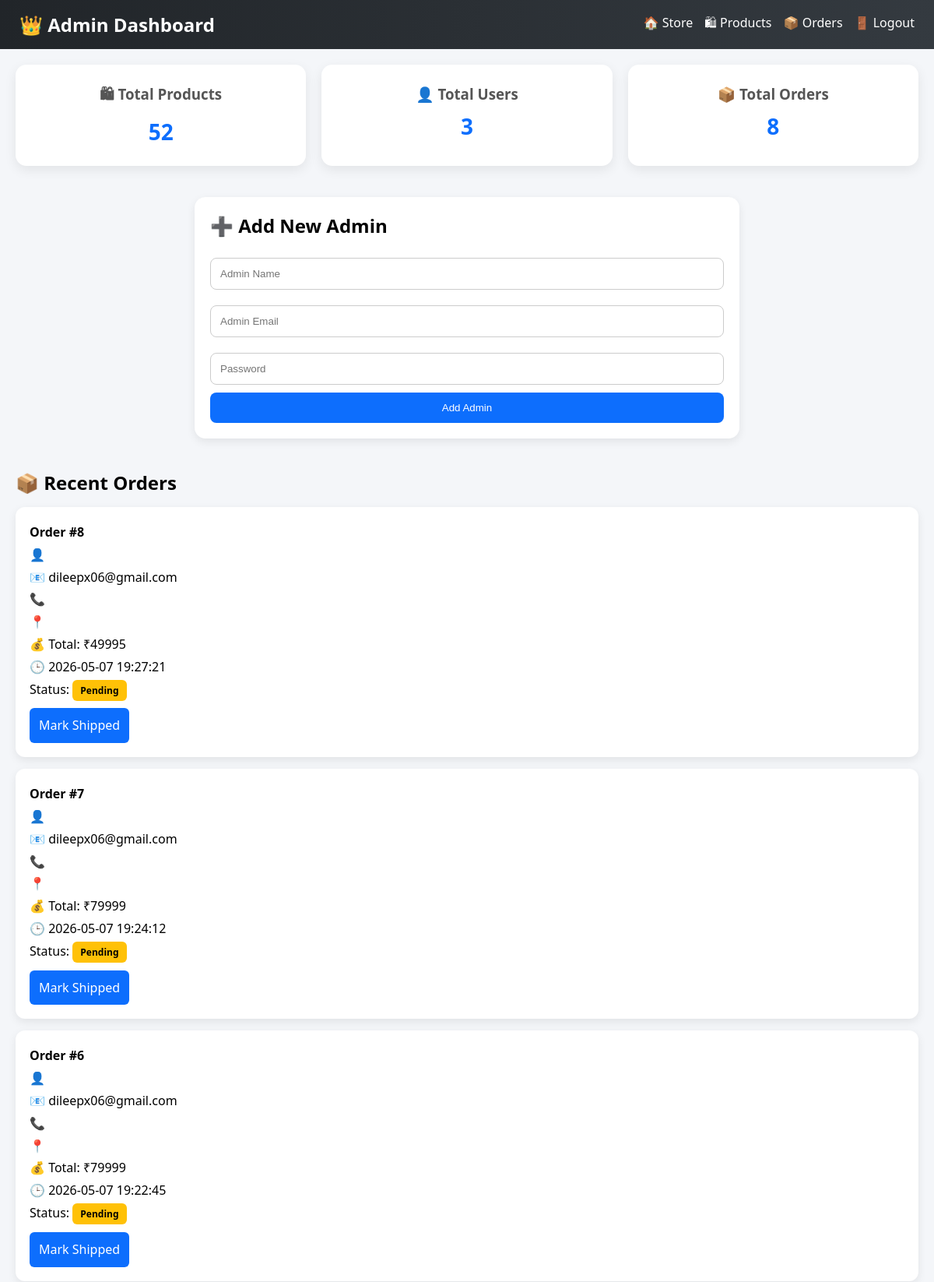
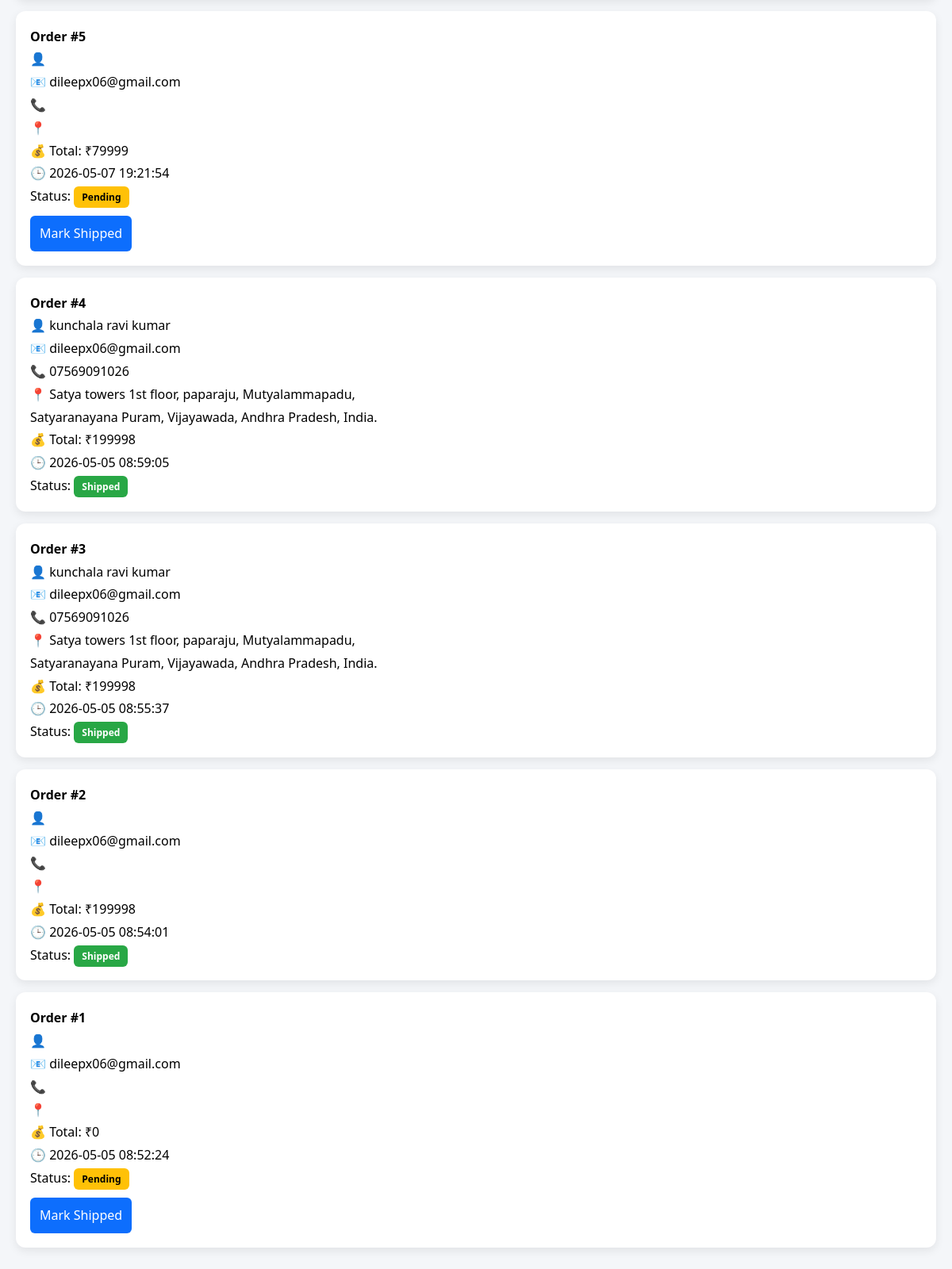
The app's page /app/admin.php (signed in) with its own data (2 pictures, top to bottom).
### tables this page shows
CREATE TABLE `orders` (
  `id` int(11) NOT NULL,
  `user_id` int(11) DEFAULT NULL,
  `total` int(11) DEFAULT NULL,
  `created_at` timestamp NOT NULL DEFAULT CURRENT_TIMESTAMP,
  `status` varchar(20) DEFAULT 'pending',
  `name` varchar(100) DEFAULT NULL,
  `phone` varchar(20) DEFAULT NULL,
  `address` text
);

CREATE TABLE `users` (
  `id` int(11) NOT NULL,
  `name` varchar(100) DEFAULT NULL,
  `email` varchar(100) DEFAULT NULL,
  `password` varchar(255) DEFAULT NULL,
  `role` varchar(20) DEFAULT 'user',
  `is_verified` tinyint(4) DEFAULT '0',
  `verify_token` varchar(255) DEFAULT NULL
);

### app/admin.php (the view, shortened to what this page needs)
<?php
include 'db.php';
$totalProducts = $conn->query("SELECT COUNT(*) FROM products")->fetchColumn();
$totalUsers    = $conn->query("SELECT COUNT(*) FROM users")->fetchColumn();
$totalOrders   = $conn->query("SELECT COUNT(*) FROM orders")->fetchColumn();
?>
<!DOCTYPE html>
<html>
<head>
</head>
<body>
<div class="admin-bar">
    <h2>👑 Admin Dashboard</h2>
    <div class="admin-links">
        <a href="index.php">🏠 Store</a>
        <a href="admin_products.php">🛍 Products</a>
        <a href="orders.php">📦 Orders</a>
        <a href="logout.php">🚪 Logout</a>
    </div>
</div>
<div class="stats">
    <div class="card">
        <h3>🛍 Total Products</h3>
        <b><?= $totalProducts ?></b>
    </div>
    <div class="card">
        <h3>👤 Total Users</h3>
        <b><?= $totalUsers ?></b>
    </div>
    <div class="card">
        <h3>📦 Total Orders</h3>
        <b><?= $totalOrders ?></b>
    </div>
</div>
<div class="admin-form">
    <h2>➕ Add New Admin</h2>
    <form method="POST">
        <input
            type="text"
            name="name"
            placeholder="Admin Name"
            required
        >
        <input
            type="email"
            name="email"
            placeholder="Admin Email"
            required
        >
        <input
            type="password"
            name="password"
            placeholder="Password"
            required
        >
        <button name="add_admin">
            Add Admin
        </button>
    </form>
</div>
<div class="orders">
    <h2>📦 Recent Orders</h2>
    <?php
    $orders = $conn->query("
        SELECT o.*, u.email
        FROM orders o
        JOIN users u ON o.user_id = u.id
        ORDER BY o.id DESC
    ");
    foreach($orders as $o):
    ?>
    <div class="order">
        <b>Order #<?= $o['id'] ?></b><br>
        👤 <?= htmlspecialchars($o['name']) ?><br>
        📧 <?= htmlspecialchars($o['email']) ?><br>
        📞 <?= htmlspecialchars($o['phone']) ?><br>
        📍 <?= nl2br(htmlspecialchars($o['address'])) ?><br>
        💰 Total: ₹<?= $o['total'] ?><br>
        🕒 <?= $o['created_at'] ?><br>
        Status:
        <?php if($o['status'] == 'pending'): ?>
            <span class="badge pending">Pending</span><br>
            <a class="btn" href="?ship=<?= $o['id'] ?>">
                Mark Shipped
            </a>
        <?php else: ?>
            <span class="badge shipped">Shipped</span>
        <?php endif; ?>
    </div>
    <?php endforeach; ?>
</div>
</body>
</html>

### app/admin.php (style rules this page uses)
* { margin:0; padding:0; box-sizing:border-box; }
body { font-family:'Segoe UI', sans-serif; background:#f4f6f9; }
.admin-bar { display:flex; justify-content:space-between; align-items:center; padding:15px 25px; background:linear-gradient(90deg,#212529,#343a40); color:white; }
.admin-links { display:flex; gap:15px; }
.admin-links a { color:white; text-decoration:none; font-weight:500; }
.stats { display:grid; grid-template-columns:repeat(auto-fit,minmax(220px,1fr)); gap:20px; padding:20px; }
.card { background:white; padding:25px; border-radius:14px; text-align:center; box-shadow:0 5px 15px rgba(0,0,0,0.08); transition:0.3s; }
.card h3 { margin-bottom:10px; color:#555; }
.card b { font-size:28px; color:#0d6efd; }
.admin-form { max-width:700px; margin:20px auto; background:white; padding:20px; border-radius:14px; box-shadow:0 4px 12px rgba(0,0,0,0.08); }
.admin-form h2 { margin-bottom:15px; }
.admin-form input { width:100%; padding:12px; margin:10px 0; border-radius:8px; border:1px solid #ccc; }
.admin-form button { width:100%; padding:12px; background:#0d6efd; color:white; border:none; border-radius:8px; cursor:pointer; }
.orders { padding:20px; }
.orders h2 { margin-bottom:15px; }
.order { background:white; padding:18px; border-radius:12px; margin-bottom:15px; box-shadow:0 4px 12px rgba(0,0,0,0.08); line-height:1.8; }
.badge { padding:5px 10px; border-radius:6px; font-size:12px; font-weight:bold; }
.pending { background:#ffc107; color:black; }
.shipped { background:#28a745; color:white; }
.btn { display:inline-block; margin-top:10px; padding:8px 12px; background:#0d6efd; color:white; text-decoration:none; border-radius:6px; }

### records on screen
orders: id "8", user.email "dileepx06@gmail.com", total "49995", created_at "2026-05-07 19:27:21"
orders: id "7", user.email "dileepx06@gmail.com", total "79999", created_at "2026-05-07 19:24:12"
orders: id "6", user.email "dileepx06@gmail.com", total "79999", created_at "2026-05-07 19:22:45"
orders: id "5", user.email "dileepx06@gmail.com", total "79999", created_at "2026-05-07 19:21:54"
orders: id "4", name "kunchala ravi kumar", user.email "dileepx06@gmail.com", phone "07569091026", address "Satya towers 1st floor, paparaju, Mutyalammapadu, Satyaranayana Puram, Vijayawada, Andhra Pradesh, India.", total "199998", created_at "2026-05-05 08:59:05", status "Shipped"
orders: id "3", name "kunchala ravi kumar", user.email "dileepx06@gmail.com", phone "07569091026", address "Satya towers 1st floor, paparaju, Mutyalammapadu, Satyaranayana Puram, Vijayawada, Andhra Pradesh, India.", total "199998", created_at "2026-05-05 08:55:37", status "Shipped"
orders: id "2", user.email "dileepx06@gmail.com", total "199998", created_at "2026-05-05 08:54:01", status "Shipped"
orders: id "1", user.email "dileepx06@gmail.com", total "0", created_at "2026-05-05 08:52:24"

### other values on screen
$totalProducts "52"
$totalUsers "3"
$totalOrders "8"
